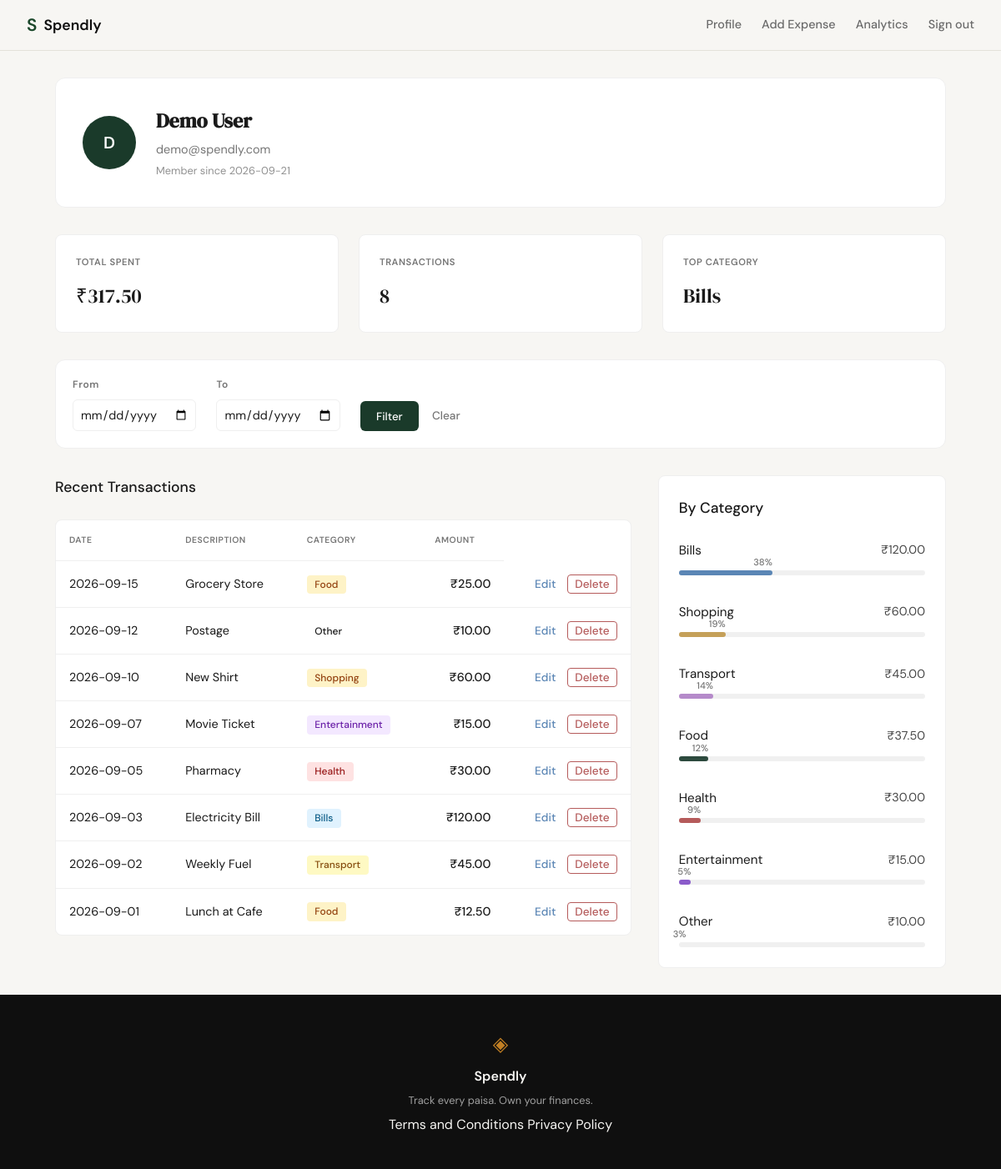
Screenshot of /profile (signed in) with the database file from the repository.
### tables this page shows
CREATE TABLE users (
                id INTEGER PRIMARY KEY AUTOINCREMENT,
                name TEXT NOT NULL,
                email TEXT UNIQUE NOT NULL,
                password_hash TEXT NOT NULL,
                created_at TEXT DEFAULT CURRENT_TIMESTAMP
            );

CREATE TABLE expenses (
                id INTEGER PRIMARY KEY AUTOINCREMENT,
                user_id INTEGER NOT NULL,
                amount REAL NOT NULL,
                category TEXT NOT NULL,
                date TEXT NOT NULL,
                description TEXT,
                created_at TEXT DEFAULT CURRENT_TIMESTAMP,
                FOREIGN KEY (user_id) REFERENCES users (id)
            );

### main.py (the view)
@app.get("/profile", response_class=HTMLResponse)
def profile(request: Request, user_id: int = Depends(get_current_user)):
    user = get_user_by_id(user_id)
    if not user:
        raise HTTPException(status_code=404, detail="User not found")
    start_date = request.query_params.get("start_date")
    end_date = request.query_params.get("end_date")
    expenses = get_expenses_by_user(user_id, start_date, end_date)
    total_spent = sum(e["amount"] for e in expenses)
    transaction_count = len(expenses)
    category_counts = {}
    for e in expenses:
        cat = e["category"]
        category_counts[cat] = category_counts.get(cat, 0) + e["amount"]
    top_category = "None"
    if category_counts:
        top_category = max(category_counts, key=category_counts.get)
    user_info = {
        "name": user["name"],
        "email": user["email"],
        "member_since": user["created_at"][:10], # Simplified date
        "initials": user["name"][0].upper() if user["name"] else "U"
    }
    summary_stats = {
        "total_spent": f"₹{total_spent:,.2f}",
        "transaction_count": transaction_count,
        "top_category": top_category
    }
    transactions = [
        {"id": e["id"], "date": e["date"], "description": e["description"], "category": e["category"], "amount": f"₹{e['amount']:,.2f}"}
        for e in expenses
    ]
    category_colors = {
        "Shopping": "var(--gold)",
        "Food": "var(--darkgreen)",
        "Bills": "var(--blue)",
        "Health": "var(--red)",
        "Entertainment": "var(--purple)",
        "Transport": "var(--purple-light)",
    }
    category_breakdown = []
    for cat, amount in category_counts.items():
        percentage = (amount / total_spent * 100) if total_spent > 0 else 0
        category_breakdown.append({
            "category": cat,
            "amount": f"₹{amount:,.2f}",
            "percentage": round(percentage),
            "color": category_colors.get(cat, "var(--color-grey)")
        })
    category_breakdown.sort(key=lambda x: float(x["amount"].replace("₹", "").replace(",", "")), reverse=True)
    return templates.TemplateResponse(
        request=request,
        name="profile.html",
        context={
            "user_info": user_info,
            "summary_stats": summary_stats,
            "transactions": transactions,
            "category_breakdown": category_breakdown,
            "start_date": start_date,
            "end_date": end_date
        }
    )

### templates/profile.html (shortened to what this page needs)
{% extends "base.html" %}
{% block content %}
<div class="profile-wrapper">
    <div class="user-header-card">
        <div class="user-avatar">{{ user_info.initials }}</div>
        <div class="user-meta">
            <h1 class="user-name">{{ user_info.name }}</h1>
            <p class="user-email">{{ user_info.email }}</p>
            <p class="user-membership">Member since {{ user_info.member_since }}</p>
        </div>
    </div>
    <div class="stats-container">
        <div class="stat-card">
            <span class="stat-label">TOTAL SPENT</span>
            <span class="stat-value">{{ summary_stats.total_spent }}</span>
        </div>
        <div class="stat-card">
            <span class="stat-label">TRANSACTIONS</span>
            <span class="stat-value">{{ summary_stats.transaction_count }}</span>
        </div>
        <div class="stat-card">
            <span class="stat-label">TOP CATEGORY</span>
            <span class="stat-value">{{ summary_stats.top_category }}</span>
        </div>
    </div>
    <div class="filter-card">
        <form method="GET" action="/profile" class="filter-form">
            <div class="filter-group">
                <label for="start_date">From</label>
                <input type="date" id="start_date" name="start_date" value="{{ start_date or '' }}">
            </div>
            <div class="filter-group">
                <label for="end_date">To</label>
                <input type="date" id="end_date" name="end_date" value="{{ end_date or '' }}">
            </div>
            <div class="filter-actions">
                <button type="submit" class="btn-filter">Filter</button>
                <a href="/profile" class="btn-clear">Clear</a>
            </div>
        </form>
    </div>
    <div class="main-grid">
        <section class="transactions-section">
            <h2 class="section-title">Recent Transactions</h2>
            <div class="table-container">
                <table class="tx-table">
                    <thead>
                        <tr>
                            <th>DATE</th>
                            <th>DESCRIPTION</th>
                            <th>CATEGORY</th>
                            <th class="text-right">AMOUNT</th>
                        </tr>
                    </thead>
                    <tbody>
                        {% for tx in transactions %}
                        <tr>
                            <td>{{ tx.date }}</td>
                            <td class="desc">{{ tx.description }}</td>
                            <td><span class="cat-badge badge-{{ tx.category | lower | replace(' ', '-') }}">{{ tx.category }}</span></td>
                            <td class="text-right amount">{{ tx.amount }}</td>
                            <td class="text-right">
                                <a href="/expenses/{{ tx.id }}/edit" class="edit-link">Edit</a>
                                <button class="btn-delete" onclick="openDeleteModal('{{ tx.id }}', '{{ tx.description or 'this expense' }}')">Delete</button>
                            </td>
                        </tr>
                        {% endfor %}
                    </tbody>
                </table>
            </div>
        </section>
        <section class="breakdown-section">
            <h2 class="section-title">By Category</h2>
            <div class="category-list">
                {% for cat in category_breakdown %}
                <div class="category-row">
                    <div class="row-header">
                        <span class="cat-label">{{ cat.category }}</span>
                        <span class="cat-val">{{ cat.amount }}</span>
                    </div>
                    <div class="progress-bar">
                        <div class="progress-fill" style="width: {{ cat.percentage }}%; background-color: {{ cat.color }};" data-percentage="{{ cat.percentage }}"></div>
                    </div>
                </div>
                {% endfor %}
            </div>
        </section>
    </div>
</div>
{% endblock %}

### static/css/style.css (style rules this page uses)
:root { --ink: #0f0f0f; --ink-soft: #2d2d2d; --ink-muted: #6b6b6b; --ink-faint: #a0a0a0; --paper: #f7f6f3; --paper-warm: #f0ede6; --paper-card: #ffffff; --accent: #1a472a; --accent-light: #e8f0eb; --accent-2: #c17f24; --accent-2-light: #fdf3e3; --danger: #c0392b; --danger-light: #fdecea; --border: #e4e1da; --border-soft: #eeebe4; --font-display: 'DM Serif Display', Georgia, serif; --font-body: 'DM Sans', system-ui, sans-serif; --max-width: 1200px; --auth-width: 440px; --radius-sm: 6px; --radius-md: 12px; --radius-lg: 20px; }
*, *::before, *::after { box-sizing: border-box; margin: 0; padding: 0; }
html { font-size: 16px; scroll-behavior: smooth; }
body { background: var(--paper); color: var(--ink); font-family: var(--font-body); font-size: 1rem; line-height: 1.6; -webkit-font-smoothing: antialiased; }
a { color: inherit; text-decoration: none; }
.stat-label { font-size: 0.85rem; color: var(--ink-muted); font-weight: 400; }
.stat-value { font-family: var(--font-display); font-size: 1.75rem; font-weight: 700; color: var(--ink); }

### rows the page displays
users: name "Demo User", email "demo@spendly.com"
expenses: top_category "Bills", date "2026-09-03", description "Electricity Bill", category "Bills", amount "₹120.00", {{ cat.percentage }} 38 (drawn)
expenses: date "2026-09-15", description "Grocery Store", category "Food", amount "₹25.00", amount "₹37.50", {{ cat.percentage }} 12 (drawn)
expenses: date "2026-09-12", description "Postage", category "Other", amount "₹10.00", {{ cat.percentage }} 3 (drawn)
expenses: date "2026-09-10", description "New Shirt", category "Shopping", amount "₹60.00", {{ cat.percentage }} 19 (drawn)
expenses: date "2026-09-07", description "Movie Ticket", category "Entertainment", amount "₹15.00", {{ cat.percentage }} 5 (drawn)
expenses: date "2026-09-05", description "Pharmacy", category "Health", amount "₹30.00", {{ cat.percentage }} 9 (drawn)
expenses: date "2026-09-02", description "Weekly Fuel", category "Transport", amount "₹45.00", {{ cat.percentage }} 14 (drawn)
expenses: date "2026-09-01", description "Lunch at Cafe", category "Food", amount "₹12.50"

### other values shown
{{ user_info.initials }} "D"
{{ user_info.member_since }} "2026-09-21"
{{ summary_stats.total_spent }} "₹317.50"
{{ summary_stats.transaction_count }} "8"
